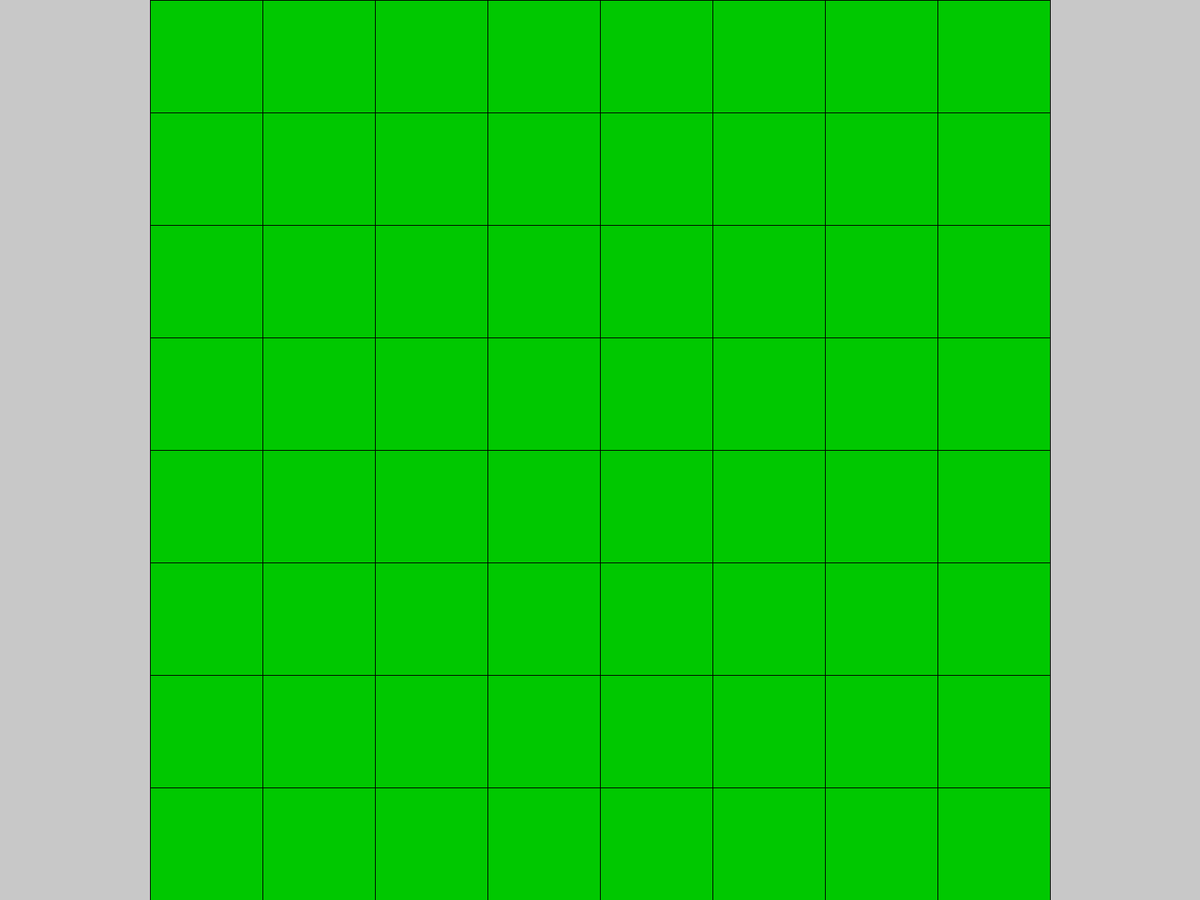
Frame 1 (no input)
Frame 60 (the mouse pressed at the canvas centre just before this capture): identical to frame 1, image omitted
Frame 120 (the mouse held since frame 60 and released just before this capture): identical to frame 1, image omitted

The Processing sketch that drew this single still picture (run headless with seeded random() and noise(); from frame 60 on, the mouse is pressed at the canvas centre):

// Processing sketch: otello_test
// ── otello_test.pde
int joueur = 1;
int nombreCases = 8;
int hauteurCase;

int[] dernierCoup = new int[2];

//0 == VIDE
//1 == NOIRE
//2 == BLANC
int[][] MatricePieces = new int[nombreCases][nombreCases];


void setup()
{
  hauteurCase = height/nombreCases;
  
  frameRate(60);
  fullScreen();
  
  rectMode(CENTER);
  ellipseMode(CENTER);
  
  initialisation();
}



void draw()
{
  background(200);
  dessinCases();
  dessinPieces();
}



void dessinCases()
{
  for (int i = 0; i < nombreCases; i = i + 1)
  {
    for (int j = 0; j < nombreCases; j = j + 1)
    {
      {
        fill(0, 200, 0);
        rect (((i * hauteurCase + ((width-height)/2)) + hauteurCase/2), ((j * hauteurCase) + (hauteurCase/2)), hauteurCase, hauteurCase);
      }
    }
  }
}



void dessinPieces()
{
  {
  for (int i = 0; i < nombreCases; i = i + 1)
  {
    for (int j = 0; j < nombreCases; j = j + 1)
    {
        if (MatricePieces[i][j] == 1)
        {
          fill(0);
          ellipse (((i * hauteurCase + ((width-height)/2)) + hauteurCase/2), ((j * hauteurCase) + (hauteurCase/2)), hauteurCase - (height/30), hauteurCase - (height/30));
        }
        else if (MatricePieces[i][j] == 2)
        {
          fill(255);
          ellipse (((i * hauteurCase + ((width-height)/2)) + hauteurCase/2), ((j * hauteurCase) + (hauteurCase/2)), hauteurCase - (height/30), hauteurCase - (height/30));
        }
      }
    }
  }
}



void initialisation()
{
    for (int i = 0; i < nombreCases; i = i+1 )
  {
    for (int j = 0; j < nombreCases; j = j+1 )
    {
      MatricePieces[i][j] = 0;
    }
  }
}




void reglement(int in_X, int in_Y, int in_couleur)
{
  //up
  int i;
  int j;
  boolean ok = false;
  for (j = in_Y+1; j < nombreCases; j = j+1)
  {
    if (MatricePieces[in_X][j] == 0)
    {
      break;
    }
    
    if (MatricePieces[in_X][j] == in_couleur)
    {
      ok = true;
      break;
    }
  }
  
  //trouver
  if (ok == true)
  {
    for (j = in_Y+1; j < nombreCases; j = j+1)
    {
    
      if (MatricePieces[in_X][j] == in_couleur)
      {
        break;
      }
      
      MatricePieces[in_X][j] = in_couleur;
    }
  }
  
  
  //down
  ok = false;
  j = 0;
  for (j = in_Y-1; j > nombreCases; j = j-1)
  {
    if (MatricePieces[in_X][j] == 0)
    {
      break;
    }
    
    if (MatricePieces[in_X][j] == in_couleur)
    {
      ok = true;
      break;
    }
  }
  
  //trouver
  if (ok == true)
  {
    for (j = in_Y-1; j < nombreCases; j = j-1)
    {
    
      if (MatricePieces[in_Y][j] == in_couleur)
      {
        break;
      }
      
      MatricePieces[in_Y][j] = in_couleur;
    }
  }
  
  
  //left
  i = 0;
  ok = false;
  for (i = in_X-1; i > nombreCases; i = i-1)
  {
    if (MatricePieces[i][in_Y] == 0)
    {
      break;
    }
    
    if (MatricePieces[i][in_Y] == in_couleur)
    {
      ok = true;
      break;
    }
  }
  
  //trouver
  if (ok == true)
  {
    for (i = in_X-1; i > nombreCases; i = i-1)
    {
    
      if (MatricePieces[i][in_Y] == in_couleur)
      {
        break;
      }
      
      MatricePieces[i][in_Y] = in_couleur;
    }
  }
  
  
  
  //right
  ok = false;
  i = 0;
  for (i = in_X+1; i < nombreCases; i = i+1)
  {
    if (MatricePieces[i][in_Y] == 0)
    {
      break;
    }
    
    if (MatricePieces[i][in_Y] == in_couleur)
    {
      ok = true;
      break;
    }
  }
  
  //trouver
  if (ok == true)
  {
    for (i = in_X+1; i < nombreCases; i = i+1)
    {
    
      if (MatricePieces[i][in_Y] == in_couleur)
      {
        break;
      }
      
      MatricePieces[i][in_Y] = in_couleur;
    }
  }
  
  
  
  //right
  ok = false;
  i = 0;
  for (i = in_X-1; j > nombreCases; i = i-1)
  {
    if (MatricePieces[i][in_Y] == 0)
    {
      break;
    }
    
    if (MatricePieces[i][in_Y] == in_couleur)
    {
      ok = true;
      break;
    }
  }
  
  //trouver
  if (ok == true)
  {
    for (i = in_X-1; i > nombreCases; i = i-1)
    {
    
      if (MatricePieces[i][in_Y] == in_couleur)
      {
        break;
      }
      
      MatricePieces[i][in_Y] = in_couleur;
    }
  }
}



void ifCarreClicked()
{
  int sourisY = floor(mouseY/hauteurCase);
  int sourisX = floor((mouseX - (width-height)/2)/hauteurCase);
  
  if ((sourisX >= 0) && ( sourisX < nombreCases) && (sourisY >= 0) && (sourisY < hauteurCase))
  {
    if (MatricePieces[sourisX][sourisY] == 0)
    {
      if (joueur == 1)
      {
        MatricePieces[sourisX][sourisY] = 2;
        dernierCoup[0] = sourisX;
        dernierCoup[1] = sourisY;
        joueur = 2;
      }
      else
      {
        MatricePieces[sourisX][sourisY] = 1;
        dernierCoup[0] = sourisX;
        dernierCoup[1] = sourisY;
        joueur = 1;
      }
    }
    reglement(sourisX, sourisY, MatricePieces[sourisX][sourisY]);
  }
}



void mousePressed()
{
  if (mousePressed && (mouseButton == LEFT) || mouseButton == RIGHT)
  {
    ifCarreClicked();
  }
}



void keyPressed()
{
  if (key == keyCode)
  {
    if (keyCode == BACKSPACE)
    {
      MatricePieces[dernierCoup[0]][dernierCoup[1]] = 0;
      if (joueur == 1)
      {
        joueur = 2;
      }
      else
      {
        joueur = 1;
      }
    }
  }
}
